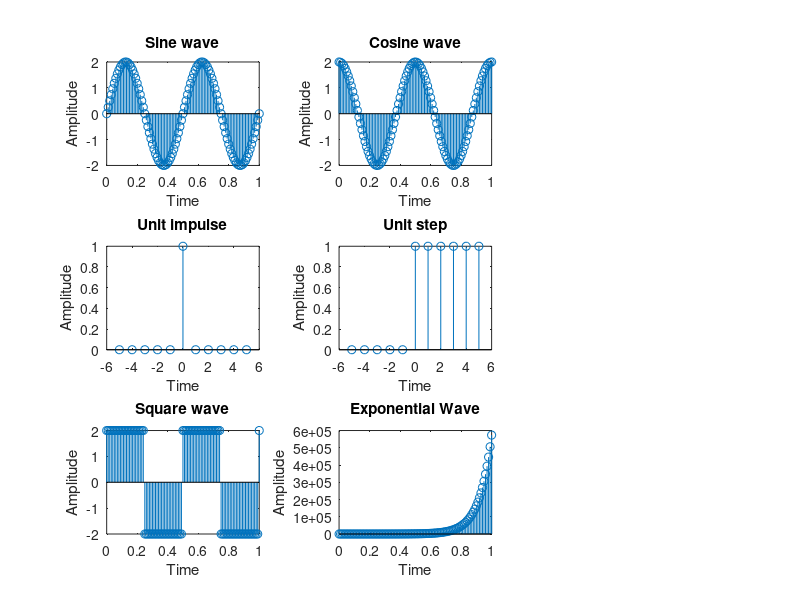

This figure's MATLAB source:
clc
clear
t=0:0.01:1;
a=2;
b=a*sin(2*pi*2*t);
subplot(3,3,1);
stem(t,b);
xlabel('Time');
ylabel('Amplitude');
title('Sine wave');
 
t=0:0.01:1;
a=2;
b=a*cos(2*pi*2*t);
subplot(3,3,2);
stem(t,b);
xlabel('Time');
ylabel('Amplitude');
title('Cosine wave');
 
n=-5:5;
a=[zeros(1,5),ones(1,1),zeros(1,5)];
subplot(3,3,4);
stem(n,a);
xlabel('Time');
ylabel('Amplitude');
title('Unit impulse');
 
n=-5:5;
a=[zeros(1,5),ones(1,6)];
subplot(3,3,5);
stem(n,a);
xlabel('Time');
ylabel('Amplitude');
title('Unit step');
 
t=0:0.01:1;
a=2;
b=a*square(2*pi*2*t);
subplot(3,3,7);
stem(t,b);
xlabel('Time');
ylabel('Amplitude');
title('Square wave');
 
t=0:0.01:1;
a=2;
b=a*exp(2*pi*2*t);
subplot(3,3,8);
stem(t,b);
xlabel('Time');
ylabel('Amplitude');
title('Exponential Wave');
